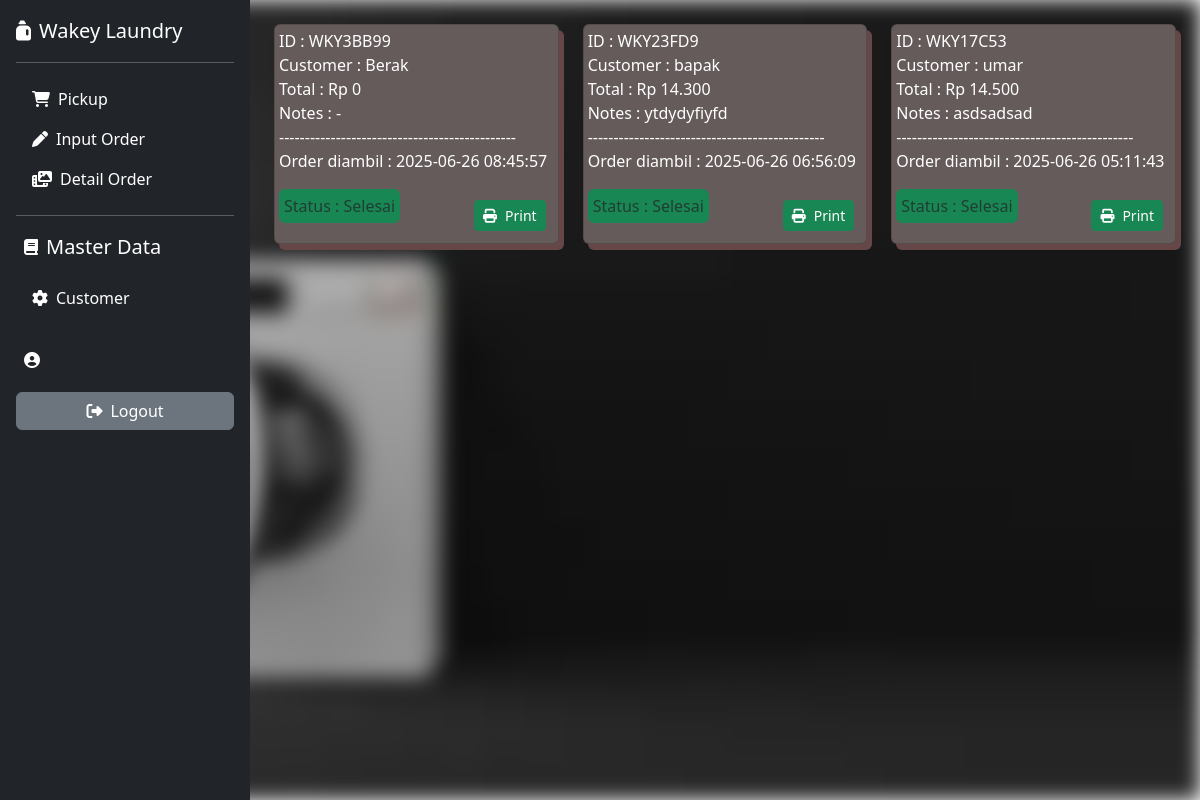
The app's page /home.php with its own data.
### tables this page shows
CREATE TABLE `trans_laundry_pickup` (
  `id` int(11) NOT NULL,
  `id_order` int(11) NOT NULL,
  `id_customer` int(11) NOT NULL,
  `pickup_date` datetime NOT NULL DEFAULT current_timestamp(),
  `notes` text NOT NULL,
  `created_at` timestamp NOT NULL DEFAULT current_timestamp(),
  `update_at` timestamp NULL DEFAULT NULL ON UPDATE current_timestamp()
);

CREATE TABLE `trans_order` (
  `id` int(11) NOT NULL,
  `id_customer` int(11) NOT NULL,
  `order_code` varchar(50) NOT NULL,
  `order_date` date NOT NULL,
  `order_end_date` date NOT NULL,
  `order_status` tinyint(1) NOT NULL,
  `created_at` timestamp NOT NULL DEFAULT current_timestamp(),
  `update_at` timestamp NULL DEFAULT NULL ON UPDATE current_timestamp(),
  `deleted_at` datetime NOT NULL,
  `order_pay` int(11) NOT NULL,
  `order_change` int(11) NOT NULL,
  `total` int(11) NOT NULL
);

CREATE TABLE `customer` (
  `id` int(12) NOT NULL,
  `customer_name` varchar(50) NOT NULL,
  `phone` varchar(13) NOT NULL,
  `address` text NOT NULL,
  `created_at` timestamp NOT NULL DEFAULT current_timestamp(),
  `update_at` timestamp NULL DEFAULT NULL ON UPDATE current_timestamp(),
  `deleted_at` datetime NOT NULL
);

### content/order_pickup.php (the view)
  <?php
$query = mysqli_query($config, "SELECT
    trans_order.*,
    customer.customer_name,
    trans_laundry_pickup.pickup_date,
    (
        SELECT notes
        FROM trans_order_detail
        WHERE trans_order_detail.id_order = trans_order.id
        LIMIT 1
    ) AS notes
FROM trans_order
LEFT JOIN trans_laundry_pickup ON trans_order.id = trans_laundry_pickup.id_order
LEFT JOIN customer ON trans_order.id_customer = customer.id
ORDER BY trans_order.id DESC");
$rows = mysqli_fetch_all($query, MYSQLI_ASSOC);
?>
  <div class="row">
      <?php foreach ($rows as $row): ?>
      <div class="col-md-4 mb-4">
          <div class="receipt-card card p-1">
              <div class="receipt-line text-white">ID : <?= $row['order_code'] ?></div>
              <div class="receipt-line text-white">Customer : <?= $row['customer_name'] ?></div>
              <div class="receipt-line text-white">Total : Rp <?= number_format($row['total'], 0, ',', '.') ?></div>
              <div class="receipt-line text-white">Notes : <?= !empty($row['notes']) ? $row['notes'] : '-' ?></div>
              <div class="receipt-dash text-white">----------------------------------------------</div>
              <?php if(isset($row['pickup_date'])) : ?>
              <div class="receipt-line text-white">Order diambil : <?= $row['pickup_date'] ?></div>
              <?php endif ?>
              <div class="d-flex justify-content-between align-items-end mt-3 text-white">
                  <p
                      class="text-muted  large rounded p-1 <?= $row['order_status'] == 1 ? 'btn btn-secondary' : 'btn btn-success' ?>">
                      Status :
                      <?= $row['order_pay'] > 0 ? 'Selesai' : 'Proses' ?>
                  </p>
                  <?php  if(isset($row['order_status']) && $row['order_status'] == 1) : ?>
                  <a href="?page=save-payment&id=<?= $row['id'] ?>" class="btn btn-sm btn-success m-2"
                      data-id="<?= $row['id'] ?>"><i class="fa-solid fa-cash-register"></i> Pay</a>
                  <?php else : ?>
                  <a href="print_struck.php?id=<?= $row['id'] ?>&print=true" class="btn btn-sm btn-success m-2"><i
                          class="fas fa-print me-2"></i>Print</a>
                  <?php endif?>
              </div>
          </div>
      </div>
      <?php endforeach; ?>
  </div>

### assets/css/style.css (style rules this page uses)
body { position: relative; margin: 0; padding: 0; }
.row .card { background-color: rgb(102, 91, 91); box-shadow: 5px 6px rgb(102, 71, 71); }

### records on screen
trans_laundry_pickup: id_order.order_code "WKY3BB99", id_customer.customer_name "Berak", id_order.total "0", pickup_date "2025-06-26 08:45:57"
trans_laundry_pickup: id_order.order_code "WKY23FD9", id_customer.customer_name "bapak", id_order.total "14.300", notes "ytdydyfiyfd", pickup_date "2025-06-26 06:56:09"
trans_laundry_pickup: id_order.order_code "WKY17C53", id_customer.customer_name "umar", id_order.total "14.500", notes "asdsadsad", pickup_date "2025-06-26 05:11:43"
